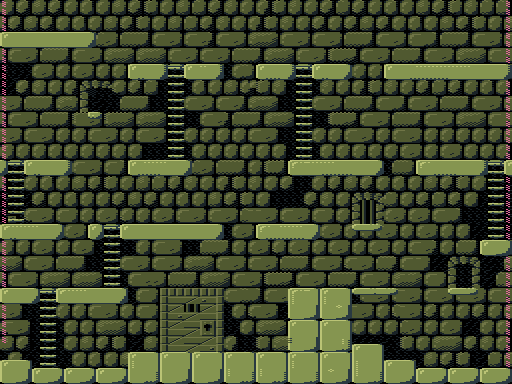

Tiled map render using the project's own tile images. Description and the map definition, with tile-layer contents summarised, below:
An orthogonal 64x48 tile map with 8x8 px tiles, 2 tile layers (Background, Platforms), 3 tilesets and 14 objects (3x exit, 2x move_y, 2x chase, 2x move_x, turret, ...).

<map version="1.4" tiledversion="2020.07.21" orientation="orthogonal" renderorder="right-down" compressionlevel="0" width="64" height="48" tilewidth="8" tileheight="8" infinite="0" nextlayerid="11" nextobjectid="310">
 <properties>
  <property name="COLOR" value="purple" />
  <property name="COLOR_FG" value="gray" />
  <property name="NAME" value="Tower" />
  <property name="TYPE" type="int" value="2" />
 </properties>
 <tileset firstgid="1" name="editor_entity" tilewidth="32" tileheight="32" tilecount="48" columns="6">
  <image source="editor_entity.png" width="192" height="256" />
 </tileset>
 <tileset firstgid="49" name="tiles_fg_2" tilewidth="8" tileheight="8" tilecount="56" columns="8">
  <image source="../images/tiles_fg_2.png" width="64" height="56" />
 </tileset>
 <tileset firstgid="105" name="tiles_bg_2" tilewidth="8" tileheight="8" tilecount="64" columns="8">
  <image source="../images/tiles_bg_2.png" width="64" height="64" />
 </tileset>
 <layer id="1" name="Background" width="64" height="48" locked="1" opacity="0.6">
  <data>[3072 cells, 3072 non-empty, 53 distinct tile ids]</data>
 </layer>
 <layer id="2" name="Platforms" width="64" height="48" locked="1">
  <data>[3072 cells, 747 non-empty, 39 distinct tile ids]</data>
 </layer>
 <objectgroup id="4" name="Entities" tintcolor="#ff0000">
  <object id="295" name="A" type="exit" gid="26" x="0.5" y="370.333" width="32" height="32">
   <properties>
    <property name="goto" value="level_14:B" />
   </properties>
  </object>
  <object id="296" name="C" type="exit" gid="26" x="479.333" y="376" width="32" height="32">
   <properties>
    <property name="goto" value="level_16:A" />
   </properties>
  </object>
  <object id="297" name="B" type="exit" gid="26" x="127.333" y="71.3333" width="32" height="32">
   <properties>
    <property name="goto" value="level_13:B" />
   </properties>
  </object>
  <object id="298" name="red" type="turret" gid="5" x="194" y="386.667" width="32" height="32" />
  <object id="299" type="move_y" gid="1" x="67.3333" y="212.667" width="32" height="32">
   <properties>
    <property name="same_x" type="bool" value="true" />
   </properties>
  </object>
  <object id="300" name="blue" type="bounce" gid="6" x="158" y="205.333" width="32" height="32" />
  <object id="301" name="blue" type="big_tall" gid="13" x="439.333" y="341.333" width="32" height="32">
   <properties>
    <property name="speed" type="float" value="0.9" />
   </properties>
  </object>
  <object id="302" name="red" type="chase" gid="1" x="6" y="114.667" width="32" height="32" />
  <object id="303" name="yellow" type="chase" gid="4" x="196" y="41.3333" width="32" height="32">
   <properties>
    <property name="speed" type="float" value="2" />
   </properties>
  </object>
  <object id="304" type="move_x" gid="3" x="310" y="68" width="32" height="32">
   <properties>
    <property name="platform_bound" type="bool" value="true" />
   </properties>
  </object>
  <object id="305" type="move_x" gid="2" x="418.667" y="66.6667" width="32" height="32">
   <properties>
    <property name="platform_bound" type="bool" value="true" />
   </properties>
  </object>
  <object id="306" type="move_y" gid="6" x="352.667" y="42" width="32" height="32">
   <properties>
    <property name="distance" type="int" value="6" />
   </properties>
  </object>
  <object id="308" gid="40" x="472.667" y="71.3333" width="32" height="32" />
  <object id="309" name="blue" type="big_chase" gid="14" x="432.667" y="208.667" width="32" height="32" />
 </objectgroup>
</map>